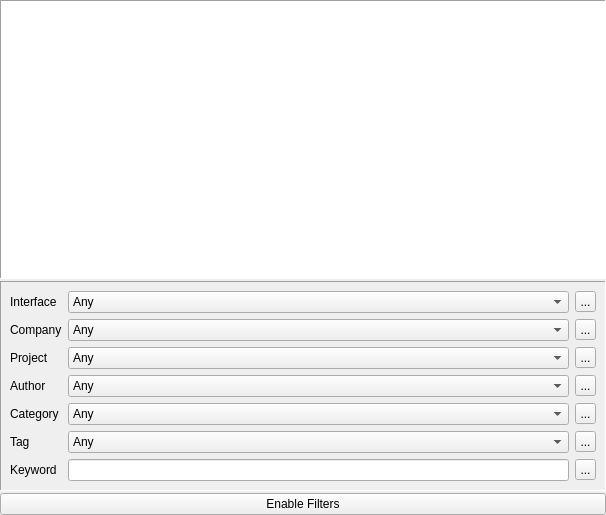
<?xml version="1.0" encoding="UTF-8"?>
<ui version="4.0">
 <class>CPackageOverviewComp</class>
 <widget class="QWidget" name="CPackageOverviewComp">
  <property name="geometry">
   <rect>
    <x>0</x>
    <y>0</y>
    <width>606</width>
    <height>515</height>
   </rect>
  </property>
  <layout class="QVBoxLayout" name="verticalLayout">
   <property name="spacing">
    <number>2</number>
   </property>
   <property name="leftMargin">
    <number>0</number>
   </property>
   <property name="topMargin">
    <number>0</number>
   </property>
   <property name="rightMargin">
    <number>0</number>
   </property>
   <property name="bottomMargin">
    <number>0</number>
   </property>
   <item>
    <widget class="QTreeWidget" name="PackagesList">
     <property name="toolTip">
      <string>List of registered component types</string>
     </property>
     <property name="frameShape">
      <enum>QFrame::Panel</enum>
     </property>
     <property name="frameShadow">
      <enum>QFrame::Sunken</enum>
     </property>
     <property name="lineWidth">
      <number>1</number>
     </property>
     <property name="midLineWidth">
      <number>1</number>
     </property>
     <property name="indentation">
      <number>0</number>
     </property>
     <property name="rootIsDecorated">
      <bool>false</bool>
     </property>
     <property name="animated">
      <bool>false</bool>
     </property>
     <property name="headerHidden">
      <bool>true</bool>
     </property>
     <property name="expandsOnDoubleClick">
      <bool>false</bool>
     </property>
     <column>
      <property name="text">
       <string>Name</string>
      </property>
     </column>
    </widget>
   </item>
   <item>
    <widget class="QFrame" name="FilterFrame">
     <property name="frameShape">
      <enum>QFrame::Panel</enum>
     </property>
     <property name="frameShadow">
      <enum>QFrame::Sunken</enum>
     </property>
     <layout class="QGridLayout" name="gridLayout">
      <item row="0" column="0">
       <widget class="QLabel" name="InterfaceLabel">
        <property name="text">
         <string>Interface</string>
        </property>
       </widget>
      </item>
      <item row="0" column="1">
       <widget class="QComboBox" name="InterfaceCB">
        <property name="sizePolicy">
         <sizepolicy hsizetype="Ignored" vsizetype="Fixed">
          <horstretch>0</horstretch>
          <verstretch>0</verstretch>
         </sizepolicy>
        </property>
        <item>
         <property name="text">
          <string>Any</string>
         </property>
        </item>
       </widget>
      </item>
      <item row="0" column="2">
       <widget class="QToolButton" name="InterfaceClearButton">
        <property name="maximumSize">
         <size>
          <width>21</width>
          <height>21</height>
         </size>
        </property>
        <property name="text">
         <string>...</string>
        </property>
        <property name="icon">
         <iconset>
          <normaloff>:/Icons/Clear</normaloff>:/Icons/Clear</iconset>
        </property>
       </widget>
      </item>
      <item row="1" column="0">
       <widget class="QLabel" name="AuthorLabel_3">
        <property name="text">
         <string>Company</string>
        </property>
       </widget>
      </item>
      <item row="1" column="1">
       <widget class="QComboBox" name="CompanyCB">
        <property name="sizePolicy">
         <sizepolicy hsizetype="Ignored" vsizetype="Fixed">
          <horstretch>0</horstretch>
          <verstretch>0</verstretch>
         </sizepolicy>
        </property>
        <item>
         <property name="text">
          <string>Any</string>
         </property>
        </item>
       </widget>
      </item>
      <item row="1" column="2">
       <widget class="QToolButton" name="CompanyClearButton">
        <property name="maximumSize">
         <size>
          <width>21</width>
          <height>21</height>
         </size>
        </property>
        <property name="text">
         <string>...</string>
        </property>
        <property name="icon">
         <iconset>
          <normaloff>:/Icons/Clear</normaloff>:/Icons/Clear</iconset>
        </property>
       </widget>
      </item>
      <item row="2" column="0">
       <widget class="QLabel" name="AuthorLabel_4">
        <property name="text">
         <string>Project</string>
        </property>
       </widget>
      </item>
      <item row="2" column="1">
       <widget class="QComboBox" name="ProjectCB">
        <property name="sizePolicy">
         <sizepolicy hsizetype="Ignored" vsizetype="Fixed">
          <horstretch>0</horstretch>
          <verstretch>0</verstretch>
         </sizepolicy>
        </property>
        <item>
         <property name="text">
          <string>Any</string>
         </property>
        </item>
       </widget>
      </item>
      <item row="2" column="2">
       <widget class="QToolButton" name="ProjectClearButton">
        <property name="maximumSize">
         <size>
          <width>21</width>
          <height>21</height>
         </size>
        </property>
        <property name="text">
         <string>...</string>
        </property>
        <property name="icon">
         <iconset>
          <normaloff>:/Icons/Clear</normaloff>:/Icons/Clear</iconset>
        </property>
       </widget>
      </item>
      <item row="3" column="0">
       <widget class="QLabel" name="AuthorLabel">
        <property name="text">
         <string>Author</string>
        </property>
       </widget>
      </item>
      <item row="3" column="1">
       <widget class="QComboBox" name="AuthorCB">
        <property name="sizePolicy">
         <sizepolicy hsizetype="Ignored" vsizetype="Fixed">
          <horstretch>0</horstretch>
          <verstretch>0</verstretch>
         </sizepolicy>
        </property>
        <item>
         <property name="text">
          <string>Any</string>
         </property>
        </item>
       </widget>
      </item>
      <item row="3" column="2">
       <widget class="QToolButton" name="AuthorClearButton">
        <property name="maximumSize">
         <size>
          <width>21</width>
          <height>21</height>
         </size>
        </property>
        <property name="text">
         <string>...</string>
        </property>
        <property name="icon">
         <iconset>
          <normaloff>:/Icons/Clear</normaloff>:/Icons/Clear</iconset>
        </property>
       </widget>
      </item>
      <item row="4" column="0">
       <widget class="QLabel" name="AuthorLabel_2">
        <property name="text">
         <string>Category</string>
        </property>
       </widget>
      </item>
      <item row="4" column="1">
       <widget class="QComboBox" name="CategoryCB">
        <property name="sizePolicy">
         <sizepolicy hsizetype="Ignored" vsizetype="Fixed">
          <horstretch>0</horstretch>
          <verstretch>0</verstretch>
         </sizepolicy>
        </property>
        <item>
         <property name="text">
          <string>Any</string>
         </property>
        </item>
       </widget>
      </item>
      <item row="4" column="2">
       <widget class="QToolButton" name="CategoryClearButton">
        <property name="maximumSize">
         <size>
          <width>21</width>
          <height>21</height>
         </size>
        </property>
        <property name="text">
         <string>...</string>
        </property>
        <property name="icon">
         <iconset>
          <normaloff>:/Icons/Clear</normaloff>:/Icons/Clear</iconset>
        </property>
       </widget>
      </item>
      <item row="5" column="0">
       <widget class="QLabel" name="AuthorLabel_5">
        <property name="text">
         <string>Tag</string>
        </property>
       </widget>
      </item>
      <item row="5" column="1">
       <widget class="QComboBox" name="TagCB">
        <property name="sizePolicy">
         <sizepolicy hsizetype="Ignored" vsizetype="Fixed">
          <horstretch>0</horstretch>
          <verstretch>0</verstretch>
         </sizepolicy>
        </property>
        <item>
         <property name="text">
          <string>Any</string>
         </property>
        </item>
       </widget>
      </item>
      <item row="5" column="2">
       <widget class="QToolButton" name="TagClearButton">
        <property name="maximumSize">
         <size>
          <width>21</width>
          <height>21</height>
         </size>
        </property>
        <property name="text">
         <string>...</string>
        </property>
        <property name="icon">
         <iconset>
          <normaloff>:/Icons/Clear</normaloff>:/Icons/Clear</iconset>
        </property>
       </widget>
      </item>
      <item row="6" column="0">
       <widget class="QLabel" name="label_4">
        <property name="text">
         <string>Keyword</string>
        </property>
       </widget>
      </item>
      <item row="6" column="1">
       <widget class="QLineEdit" name="FilterEdit"/>
      </item>
      <item row="6" column="2">
       <widget class="QToolButton" name="KeywordClearButton">
        <property name="maximumSize">
         <size>
          <width>21</width>
          <height>21</height>
         </size>
        </property>
        <property name="text">
         <string>...</string>
        </property>
        <property name="icon">
         <iconset>
          <normaloff>:/Icons/Clear</normaloff>:/Icons/Clear</iconset>
        </property>
       </widget>
      </item>
     </layout>
    </widget>
   </item>
   <item>
    <widget class="QPushButton" name="EnableFiltersButton">
     <property name="text">
      <string>Enable Filters</string>
     </property>
     <property name="checkable">
      <bool>true</bool>
     </property>
    </widget>
   </item>
  </layout>
 </widget>
 <tabstops>
  <tabstop>PackagesList</tabstop>
  <tabstop>InterfaceCB</tabstop>
  <tabstop>InterfaceClearButton</tabstop>
  <tabstop>CompanyCB</tabstop>
  <tabstop>CompanyClearButton</tabstop>
  <tabstop>ProjectCB</tabstop>
  <tabstop>ProjectClearButton</tabstop>
  <tabstop>AuthorCB</tabstop>
  <tabstop>AuthorClearButton</tabstop>
  <tabstop>CategoryCB</tabstop>
  <tabstop>CategoryClearButton</tabstop>
  <tabstop>TagCB</tabstop>
  <tabstop>TagClearButton</tabstop>
  <tabstop>FilterEdit</tabstop>
  <tabstop>KeywordClearButton</tabstop>
  <tabstop>EnableFiltersButton</tabstop>
 </tabstops>
 <resources>
  <include location="icmpstr.qrc"/>
  <include location="../iqtgui/iqtgui.qrc"/>
 </resources>
 <connections>
  <connection>
   <sender>EnableFiltersButton</sender>
   <signal>toggled(bool)</signal>
   <receiver>FilterFrame</receiver>
   <slot>setVisible(bool)</slot>
   <hints>
    <hint type="sourcelabel">
     <x>234</x>
     <y>505</y>
    </hint>
    <hint type="destinationlabel">
     <x>26</x>
     <y>293</y>
    </hint>
   </hints>
  </connection>
 </connections>
</ui>
